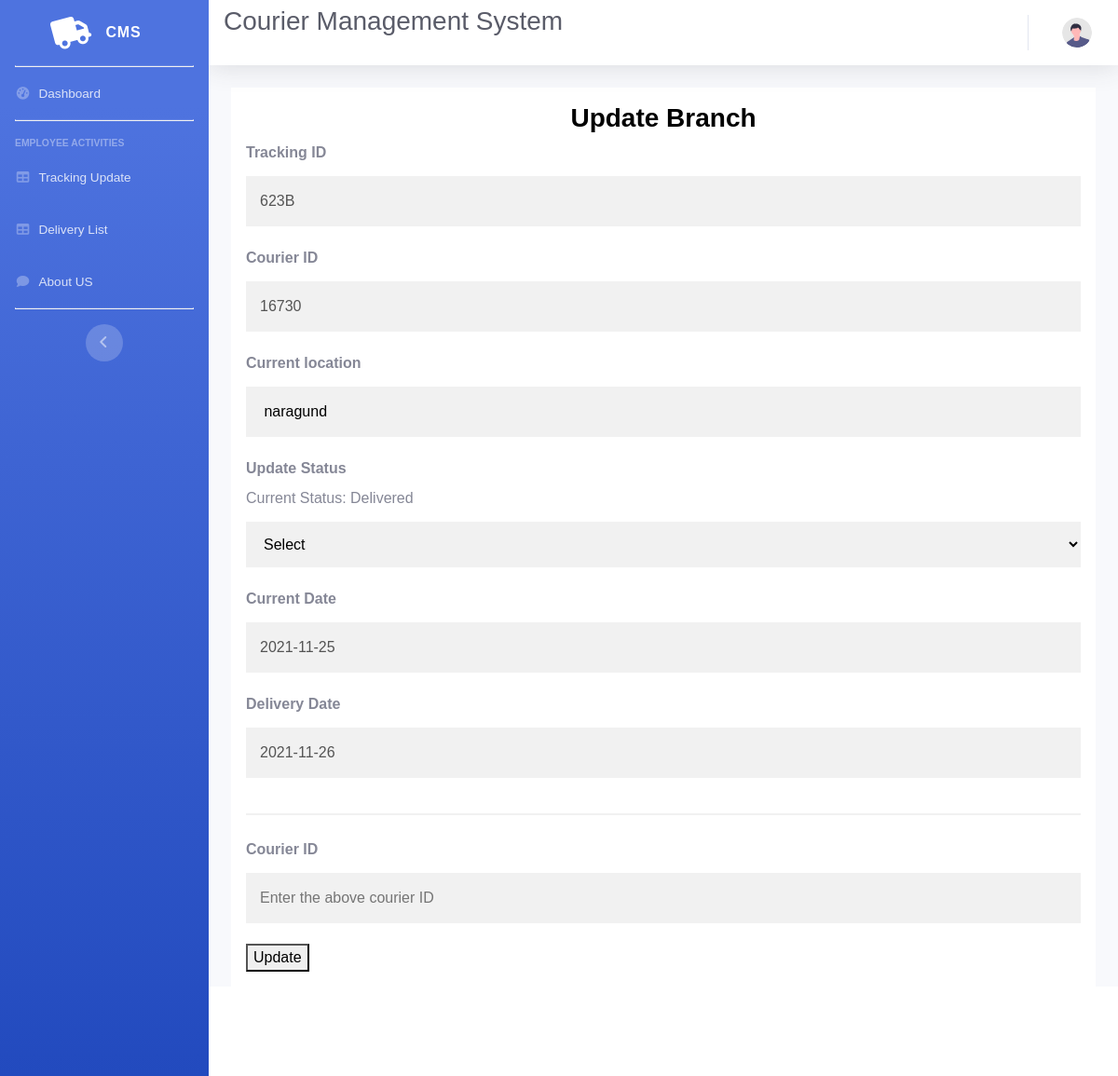
The page /empstatusupdate.php?tracking_id=623B on the database its author committed.
### tables this page shows
CREATE TABLE `tracking` (
  `tracking_id` varchar(25) NOT NULL,
  `courier_id` int(25) NOT NULL,
  `current_loc` varchar(25) NOT NULL,
  `status1` varchar(50) NOT NULL,
  `cur_date` date NOT NULL,
  `del_date` date NOT NULL
);

### empstatusupdate.php (the view, shortened to what this page needs)
<!DOCTYPE html>
<html lang="en">
<head>
    <link href="vendor/fontawesome-free/css/all.min.css" rel="stylesheet" type="text/css">
    <link href="css/sb-admin-2.min.css" rel="stylesheet">
</head>
<body id="page-top">
    <div id="wrapper">
        <ul class="navbar-nav bg-gradient-primary sidebar sidebar-dark accordion" id="accordionSidebar">
            <a class="sidebar-brand d-flex align-items-center justify-content-center" href="index.html">
                <div class="sidebar-brand-icon rotate-n-15">
                   <i class='fas fa-truck'></i>
                </div>
                <div class="sidebar-brand-text mx-3">CMS </div>
            </a>
            <hr class="sidebar-divider my-0">
            <li class="nav-item">
                <a class="nav-link" href="employeeindex.php">
                    <i class="fas fa-fw fa-tachometer-alt"></i>
                    <span>Dashboard</span></a>
            </li>
            <hr class="sidebar-divider">
            <div class="sidebar-heading">
                Employee Activities
            </div>
            <li class="nav-item">
                <a class="nav-link" href="empupdatetracking.php">
                    <i class="fas fa-fw fa-table"></i>
                    <span>Tracking Update</span></a>
            </li>
            <li class="nav-item">
                <a class="nav-link" href="empdeliverylist.php">
                    <i class="fas fa-fw fa-table"></i>
                    <span>Delivery List</span></a>
            </li>
            <li class="nav-item">
                <a class="nav-link" href="aboutusemp.php">
                    <i class="fas fa-fw fa-comment"></i>
                    <span>About US</span></a>
            </li>
            <hr class="sidebar-divider d-none d-md-block">
            <div class="text-center d-none d-md-inline">
                <button class="rounded-circle border-0" id="sidebarToggle"></button>
            </div>
        </ul>
        <div id="content-wrapper" class="d-flex flex-column">
            <div id="content">
                <nav class="navbar navbar-expand navbar-light bg-white topbar mb-4 static-top shadow">
                <h1 class="h3 mb-4 text-gray-800">Courier Management System</h1>
                    <ul class="navbar-nav ml-auto">
                        <li class="nav-item dropdown no-arrow">
                            <a class="nav-link dropdown-toggle" href="#" id="userDropdown" role="button"
                                data-toggle="dropdown" aria-haspopup="true" aria-expanded="false">
                                <img class="img-profile rounded-circle"
                                    src="img/undraw_profile.svg">
                            </a>
                        </li>
                    </ul>
                </nav>
                <div class="container-fluid">
<?php
include "config.php";
$id = $_GET['tracking_id'];
$sql="select * from tracking where tracking_id='$id'";
$qry = mysqli_query($conn,$sql);
$data = mysqli_fetch_array($qry);
?>
<div class="container">
<h3 class="a">Update Branch</h3>
<form method="POST">
  <label for="baddr" ><b>Tracking ID</b></label>
    <input type="text" value="<?php echo $data['tracking_id'] ?>"   name="tracking_id" disabled >
    <label for="bname"><b>Courier ID</b></label>
    <input type="text" value="<?php echo $data['courier_id'] ?>"   name="courier_id" disabled >
    <label for="brph"><b>Current location</b></label>
    <input type="text" value="<?php echo $data['current_loc'] ?>"   name="current_loc" required >
    <label for="costatus" ><b>Update Status</b></label><br>
    <label for="costatus" >Current Status:</label>
    <?php
    echo  $data['status1'];
  ?>
  <select id="cars" name="status1" value="<?php echo $data['status1'] ?>">
  <option value="">Select</option>
</select><br>
<label for="cdate"><b>Current Date</b></label>
    <input type="text"  name="cdate" value="<?php echo $data['cur_date'] ?>" disabled >
    <label for="shipd"><b>Delivery Date</b></label>
    <input type="text"  name="shipd" value="<?php echo $data['del_date'] ?>" disabled >
    <hr>
    <label for="cid"><b>Courier ID</b></label>
    <input type="text"  name="cid" placeholder="Enter the above courier ID" required >
    <button type="submit" name="update" Value="Update">Update</button>
</form>
</body>
            <footer class="sticky-footer bg-white">
                <div class="container my-auto">
                </div>
            </footer>
</body>
</html>

### empstatusupdate.php (style rules this page uses)
body { font-family: Arial, Helvetica, sans-serif; background-color: black; }
* { box-sizing: border-box; }
.container { padding: 16px; background-color: white; }
input[type=text],input[type=date], input[type=password],select { width: 100%; padding: 15px; margin: 5px 0 22px 0; display: inline-block; border: none; background: #f1f1f1; }
hr { border: 1px solid #f1f1f1; margin-bottom: 25px; }
a { color: dodgerblue; }
.a { color:black; text-align:center; font-weight:bold; }

### rows shown on the page
tracking: tracking_id "623B", courier_id "16730", current_loc "naragund", status1 "Delivered", cdate "2021-11-25", shipd "2021-11-26"
